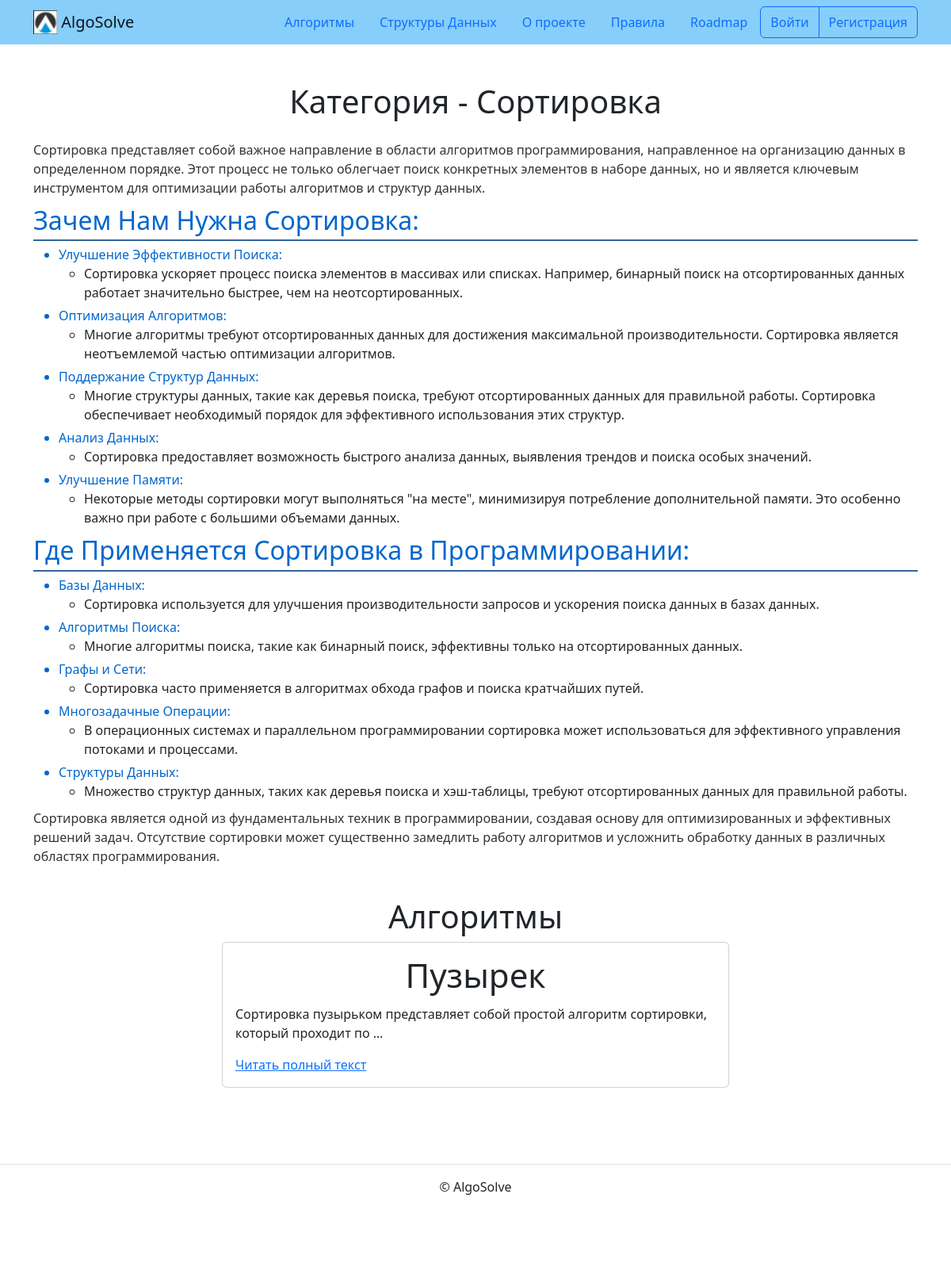
/algorithms/category_detail/sorting/, run on an earlier commit of the app's database.
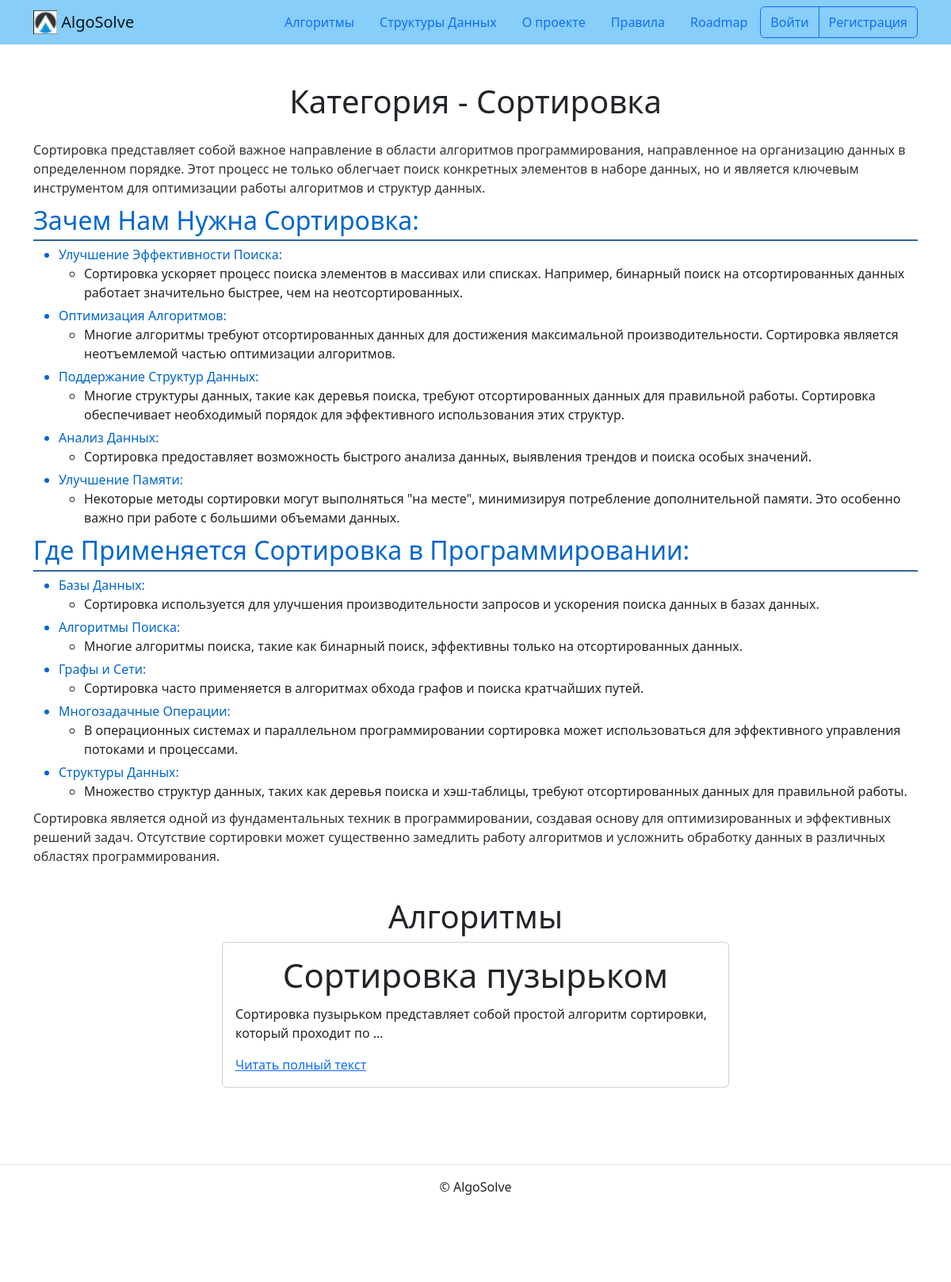
And on a later commit of the database.
### algorithm/models.py (models this page shows, shortened)
class BaseModel(models.Model):
    is_published = models.BooleanField(
        default=True,
        verbose_name='Опубликовано',
        help_text='Снимите галочку, чтобы скрыть публикацию.'
    )
    created_at = models.DateTimeField(
        auto_now_add=True,
        verbose_name='Добавлено'
    )
    class Meta:
        abstract = True

class Algorithm(BaseModel):
    category = models.ForeignKey(
        Category,
        on_delete=models.SET_NULL,
        related_name='algorithms',
        null=True
    )
    title = models.CharField(verbose_name='Название', max_length=256)
    description = models.TextField(verbose_name='Описание', max_length=10000)
    theory = models.TextField(verbose_name='Принцип работы', max_length=10000)
    realization = models.TextField(verbose_name='Реализация', max_length=10000)
    example = models.TextField(verbose_name='Пример работы', max_length=10000)
    slug = models.SlugField(
        unique=True,
        blank=True,
        verbose_name='Идентификатор',
        help_text=('Идентификатор страницы для URL; '
                   'разрешены символы латиницы, цифры, дефис и подчёркивание.')
    )
    class Meta:
        verbose_name = 'алгоритм'
        verbose_name_plural = 'Алгоритмы'

### algorithm/views.py (the view)
class CategoryDetailView(ListView):
    model = Algorithm
    template_name = 'algorithm/category.html'
    def get_queryset(self):
        qs = super().get_queryset()
        return qs.filter(category__slug=self.kwargs['category'])
    def get_context_data(self, **kwargs):
        context = super().get_context_data(**kwargs)
        context['category'] = get_object_or_404(
            Category, slug=self.kwargs['category'])
        context['urls'] = get_object_or_404(
            Category, slug=self.kwargs['category']).urls.all()
        context['images'] = get_object_or_404(
            Category, slug=self.kwargs['category']).images.all()
        return context

### templates/algorithm/category.html (shortened to what this page needs)
{% extends "base.html" %}
{% block content %}
  <h1 class="text-center">Категория - {{ category.title }}</h1>
  <p class="col-12 offset-0 mb-3 lead text">{{ category.description|safe }}</p>
  <br>
  <h1 class="text-center">Алгоритмы</h1>
  {% for algorithm in object_list %}
    <article class="mb-5">
      {% include "includes/post_card.html" %}
    </article>
  {% endfor %}
{% endblock %}

### templates/includes/post_card.html (shortened to what this page needs)
<div class="col d-flex justify-content-center">
  <div class="card" style="width: 40rem;">
    <div class="card-body">
      {% if '/algorithms/categories/' in request.path %}
        <h5 class="card-title">{{ category.title }}</h5>
        <h6 class="card-subtitle mb-2 text-muted">
          <small>
            {% if not category.is_published %}
              <p class="text-danger">Категория снят с публикации админом</p>
            {% endif %}
          </small>
        </h6>
        <p class="card-text">{{ category.description|truncatewords:10|safe }}</p>
        <a href="{% url 'algorithm:category_detail' category.slug %}" class="card-link">Читать полный текст</a>
      {% elif '/category_detail/' in request.path %}
        <h5 class="card-title">{{ algorithm.title }}</h5>
        <p class="card-text">{{ algorithm.description|truncatewords:10|safe }}</p>
        <a href="{% url 'algorithm:algorithm_detail' category.slug algorithm.slug %}" class="card-link">Читать полный текст</a>
        {% endif %}
    </div>
  </div>
</div>

What changed in the data, as far as the page shows it:
changed Algorithm: title "Пузырек" → "Сортировка пузырьком"
